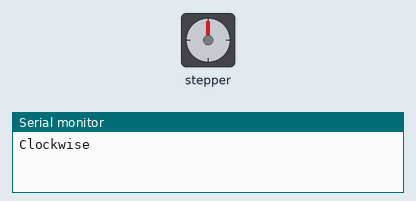
This sketch was run on a simulated Arduino Uno, built with avr-gcc and run on an emulated ATmega328P. On the bench: stepper motor, the last lines printed to the serial monitor. Stepper angles assume 2048 steps per turn.

Above: at 0.05 s.
At 1.8 s:
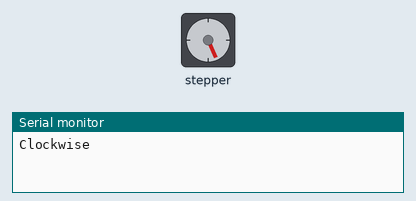
At 3.55 s:
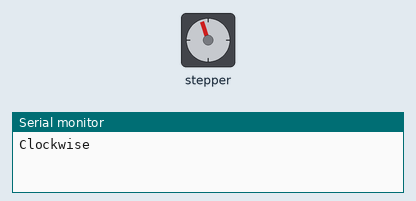
At 7.4 s:
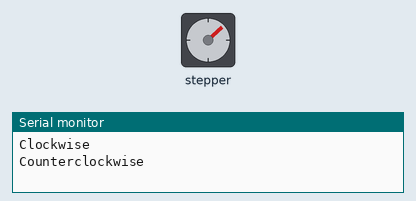
Timing chart, 0 to 10.6 s (numbered marks = the images above):
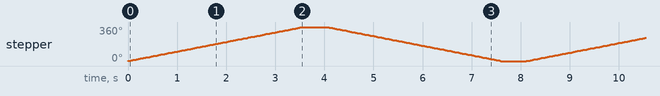

Measured:
- by itself, stepper: turns 360° clockwise in 3.6 s, then 360° counter-clockwise in 3.5 s, repeating every 8.1 s

The sketch:

lesson31_steppermotor.ino
```cpp
#include "Stepper.h"

#define BAUD_RATE 9600

#define DELAY 500

#define STEPS_PER_REVOLUTION 2048
#define RPM 17

Stepper stepper(STEPS_PER_REVOLUTION, 8, 10, 9, 11);

void setup() {
    stepper.setSpeed(RPM);
    Serial.begin(BAUD_RATE);
}

void loop() {
    Serial.println("Clockwise");
    stepper.step(STEPS_PER_REVOLUTION);
    delay(DELAY);

    Serial.println("Counterclockwise");
    stepper.step(-1 * STEPS_PER_REVOLUTION);
    delay(DELAY);
}
```
